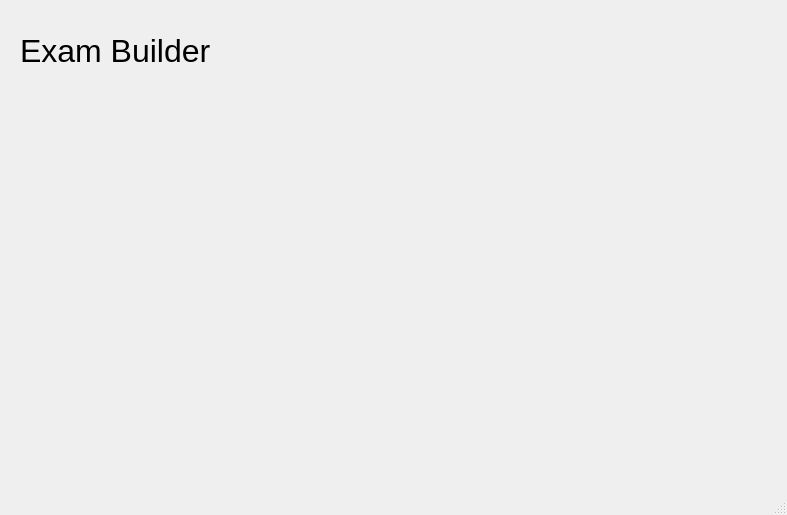
<?xml version="1.0" encoding="UTF-8"?>
<ui version="4.0">
 <class>MainWindow</class>
 <widget class="QMainWindow" name="MainWindow">
  <property name="geometry">
   <rect>
    <x>0</x>
    <y>0</y>
    <width>787</width>
    <height>515</height>
   </rect>
  </property>
  <property name="windowTitle">
   <string>MainWindow</string>
  </property>
  <widget class="QWidget" name="centralwidget">
   <widget class="QLabel" name="label_ebtitle">
    <property name="geometry">
     <rect>
      <x>20</x>
      <y>20</y>
      <width>291</width>
      <height>61</height>
     </rect>
    </property>
    <property name="font">
     <font>
      <pointsize>24</pointsize>
     </font>
    </property>
    <property name="text">
     <string>Exam Builder</string>
    </property>
   </widget>
  </widget>
  <widget class="QMenuBar" name="menubar">
   <property name="geometry">
    <rect>
     <x>0</x>
     <y>0</y>
     <width>787</width>
     <height>21</height>
    </rect>
   </property>
  </widget>
  <widget class="QStatusBar" name="statusbar"/>
 </widget>
 <resources/>
 <connections/>
</ui>
